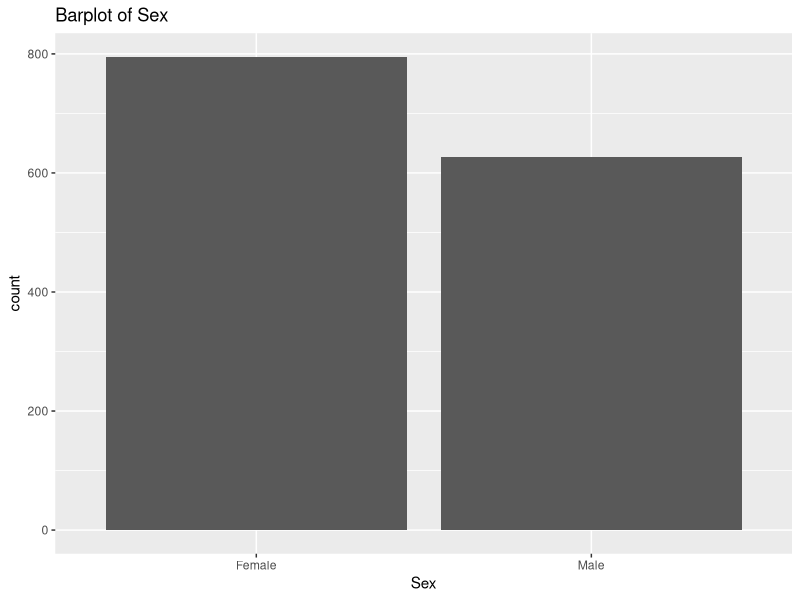
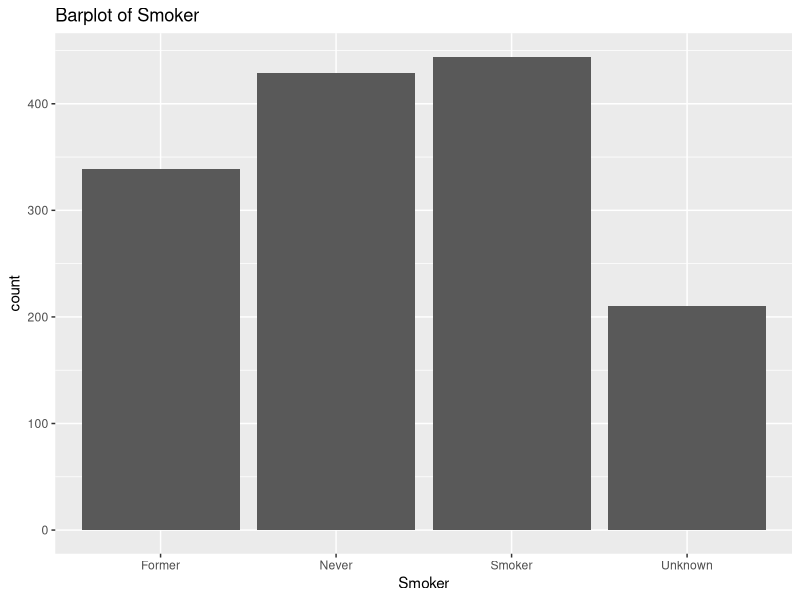
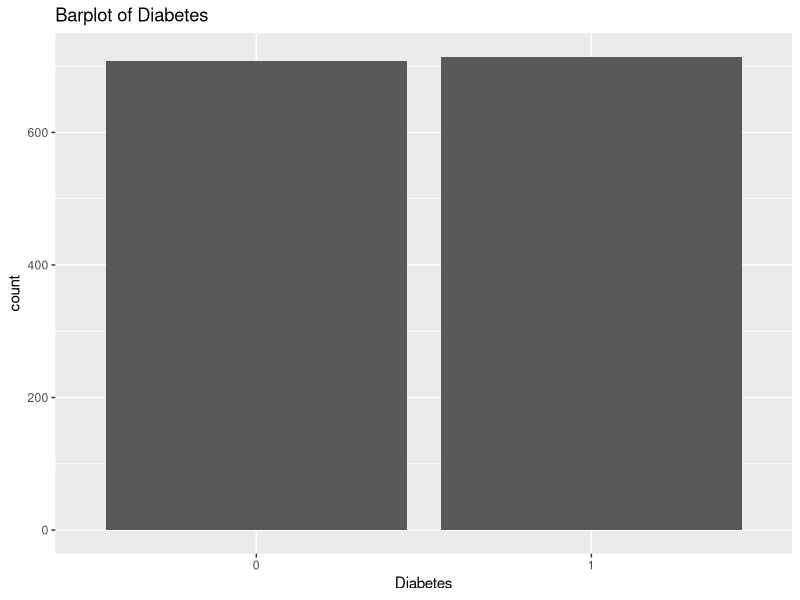
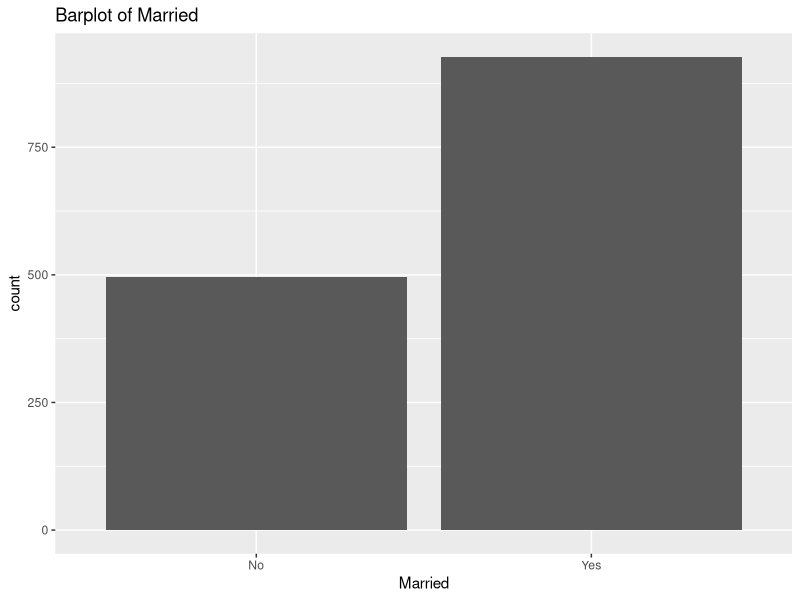
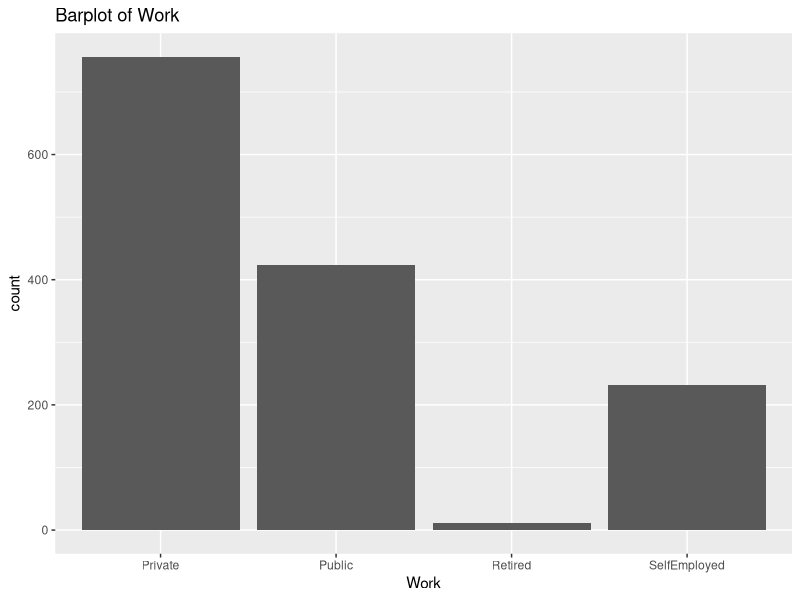
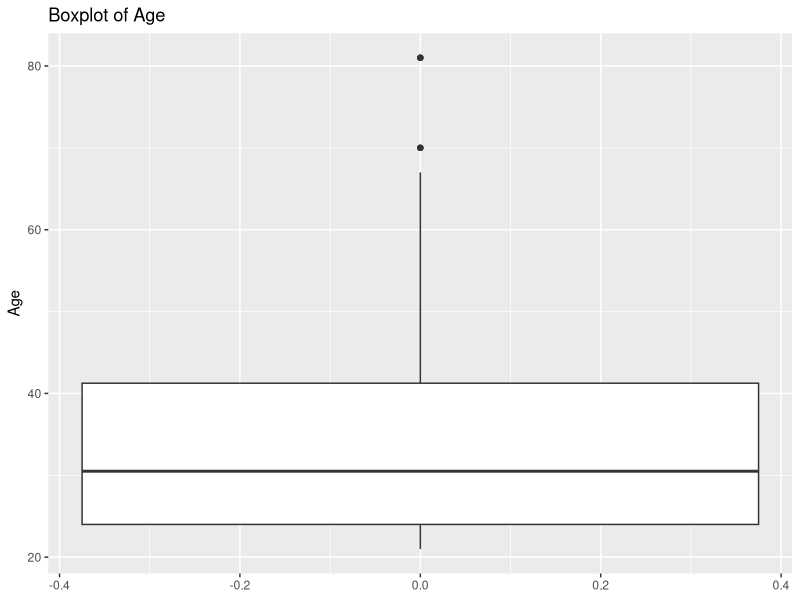
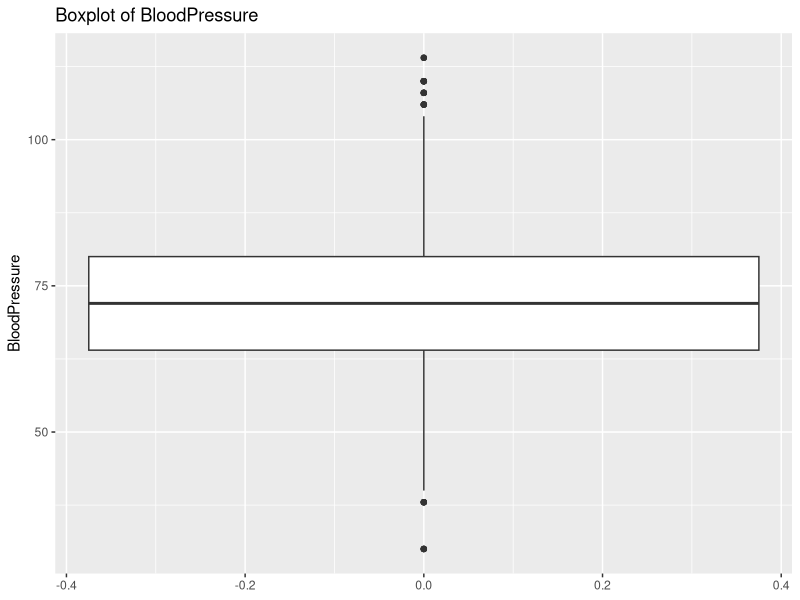
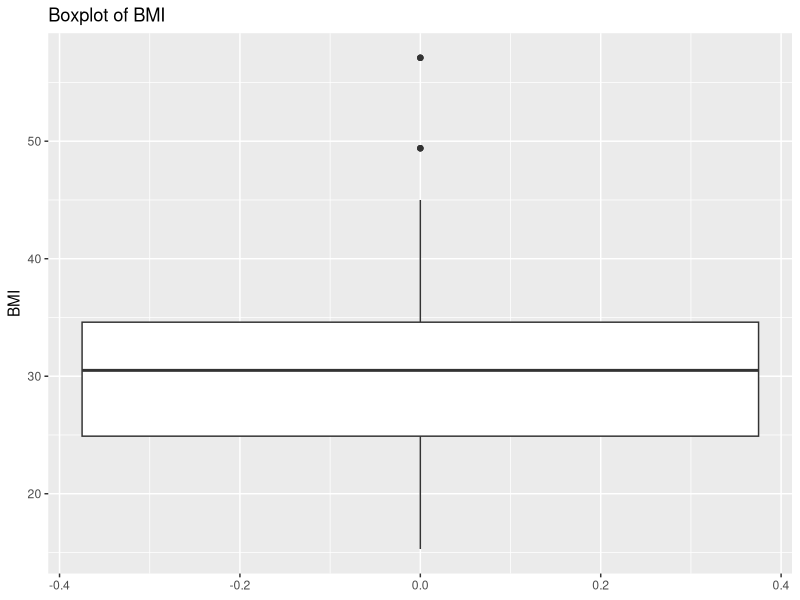

Reproduce these figures in R, in order.
## ---- chunk 1
library(tidyverse)
library(glue)
## ---- chunk 2
diabetes_glucose <- readxl::read_excel('../data/exercise2_diabetes_glucose.xlsx')
diabetes_glucose
## ---- chunk 3
bp <- 80

if (bp > 100){
  print('High blood pressure')
} else if (bp < 50) {
  print('Low blood pressure')
} else {
  print('Normal blood pressure')
} 

## ---- chunk 4
Smoker <- 'Smoker'
BMI <- 40

if (Smoker == 'Smoker' & BMI > 35){
  print('High risk')
} else if (Smoker == 'Smoker' | BMI > 35) {
  print('Moderate risk')
} else {
  print('Low risk')
}

## ---- chunk 5
my_v <- c(1, 78, 5, 'hello', 7)

for (el in my_v) {
  print(el)
}

## ---- chunk 6
for (col in colnames(diabetes_glucose)) {
  print(col)
}
## ---- chunk 7
#We'll only show the first 10 rows here for brevity
#for (i in 1:nrow(diabetes_glucose)) {

for (i in 1:10) {
  bp <- diabetes_glucose$BloodPressure[i]

  if (bp > 100){
    print(paste(bp,'is high blood pressure'))
  } else if (bp < 50) {
    print(paste(bp,'is low blood pressure'))
  } else {
    print(paste(bp,'is normal blood pressure'))
  } 
  
}
## ---- chunk 8
#We'll only show the first 10 rows here for brevity
#for (i in 1:nrow(diabetes_glucose)) {

for (i in 1:10) {
  Smoker <- diabetes_glucose$Smoker[i]
  BMI <- diabetes_glucose$BMI[i]

  if (Smoker == 'Smoker' & BMI > 35){
    print(c(Smoker, BMI, 'High risk'))
  } else if (Smoker == 'Smoker' | BMI > 35) {
    print(c(Smoker, BMI,'Moderate risk'))
  } else {
    print(c(Smoker, BMI,'Low risk'))
  }
}

## ---- chunk 9
# Initiate list
risk_status <- list()
## ---- chunk 10
for (i in 1:nrow(diabetes_glucose)) {
  Smoker <- diabetes_glucose$Smoker[i]
  BMI <- diabetes_glucose$BMI[i]
    
  if (Smoker == 'Smoker' & BMI > 35){
    risk_status <- append(risk_status, 'High risk')
  } else if (Smoker == 'Smoker' | BMI > 35) {
    risk_status <- append(risk_status, 'Moderate risk')
  } else {
    risk_status <- append(risk_status, 'Low risk')
  }
}

## ---- chunk 11
risk_status %>% head()
## ---- chunk 12
length(risk_status)
## ---- chunk 13
nrow(diabetes_glucose)
## ---- chunk 14
diabetes_glucose$risk_status <- unlist(risk_status)
## ---- chunk 15
diabetes_glucose %>% select(BMI, Smoker, risk_status)
## ---- chunk 16
categorical <- list('Sex', 'Smoker', 'Diabetes', 'Married', 'Work')
## ---- chunk 17
for (var in categorical){
  
  p <- ggplot(diabetes_glucose, 
         aes(x = !!sym(var))) + 
    geom_bar() +
    labs(title = paste('Barplot of', var))
  
  print(p)
  
}
## ---- chunk 18
head(diabetes_glucose)
## ---- chunk 19
numeric <- list('Age', 'BloodPressure', 'BMI', 'PhysicalActivity', 'Serum_ca2')
## ---- chunk 20
for (var in numeric){
  
  p <- ggplot(diabetes_glucose, 
         aes(y = !!sym(var))) + 
    geom_boxplot() + 
    labs(title = paste('Boxplot of', var))
  
  print(p)
  
}
